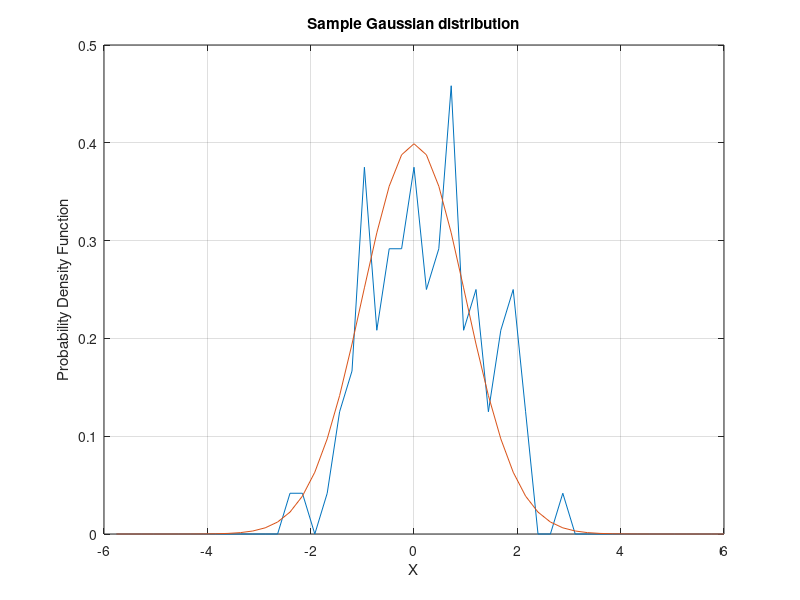

The MATLAB source for this figure:
clc; close all; clear all; format long; format compact;
% Program used to  generate probability density function
% Preallocation
H = zeros(1,10000);
X = zeros(1,10000);
count = 0;
% Histogram bounds and scaling
XMAX = 6;
XMIN = -6;
RANGE= XMAX-XMIN;
TMP = 1./sqrt(6.28);    % Gaussian normalization constant
N = 100;
BIN = 50;
% Generate Gaussian distributed samples
for i = 1:N
    SUM = 0;
    for j = 1:12
        RAND = rand(1); % uniform random variable
        SUM  = SUM + RAND;
    end
    X(i) = SUM - 6;     % zero-mean Gaussian approximation
end

for i = 1:BIN
    H(i) = 0;
end
% Histogram
for i = 1:N
    % Map sample value to histogram bin index
    K = fix(((X(i)-XMIN)/RANGE)*BIN) + 0.99;
    % Enforce bounds
    if K < 1
        K = 1;
    end
    if K > BIN
        K = BIN;
    end
    K = round(K);
    H(K) = H(K) + 1;
end
% Empirical vs theoretical PDF
for k = 1:BIN
    PDF = (H(k)/N)*BIN/RANGE;   % simulation PDF value
    AB = XMIN + k*RANGE/BIN;
    TH = TMP*exp(-AB*AB/2);     % theoretical Gaussian PDF
    count = count + 1;
    array_AB(count) = AB;
    array_PDF(count)= PDF;
    array_TH(count) = TH;
end
% Plot results
figure(1);
plot(array_AB,array_PDF,array_AB,array_TH); grid on;
title('Sample Gaussian distribution');
xlabel('X');
ylabel('Probability Density Function');